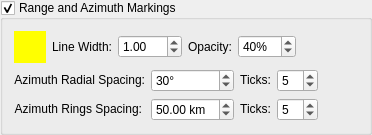
        <widget class="QGroupBox" name="rangeRingsVisible_" >
         <property name="sizePolicy" >
          <sizepolicy vsizetype="Preferred" hsizetype="Preferred" >
           <horstretch>0</horstretch>
           <verstretch>0</verstretch>
          </sizepolicy>
         </property>
         <property name="title" >
          <string>Range and Azimuth Markings</string>
         </property>
         <property name="checkable" >
          <bool>true</bool>
         </property>
         <property name="checked" >
          <bool>true</bool>
         </property>
         <layout class="QVBoxLayout" >
          <item>
           <layout class="QHBoxLayout" >
            <item>
             <widget class="SideCar::GUI::ColorButtonWidget" name="rangeRingsColor_" >
              <property name="sizePolicy" >
               <sizepolicy vsizetype="Fixed" hsizetype="Fixed" >
                <horstretch>0</horstretch>
                <verstretch>0</verstretch>
               </sizepolicy>
              </property>
              <property name="minimumSize" >
               <size>
                <width>32</width>
                <height>32</height>
               </size>
              </property>
              <property name="maximumSize" >
               <size>
                <width>32</width>
                <height>32</height>
               </size>
              </property>
              <property name="palette" >
               <palette>
                <active>
                 <colorrole role="WindowText" >
                  <brush brushstyle="SolidPattern" >
                   <color alpha="255" >
                    <red>0</red>
                    <green>0</green>
                    <blue>0</blue>
                   </color>
                  </brush>
                 </colorrole>
                 <colorrole role="Button" >
                  <brush brushstyle="SolidPattern" >
                   <color alpha="255" >
                    <red>255</red>
                    <green>255</green>
                    <blue>0</blue>
                   </color>
                  </brush>
                 </colorrole>
                 <colorrole role="Light" >
                  <brush brushstyle="SolidPattern" >
                   <color alpha="255" >
                    <red>255</red>
                    <green>255</green>
                    <blue>127</blue>
                   </color>
                  </brush>
                 </colorrole>
                 <colorrole role="Midlight" >
                  <brush brushstyle="SolidPattern" >
                   <color alpha="255" >
                    <red>255</red>
                    <green>255</green>
                    <blue>63</blue>
                   </color>
                  </brush>
                 </colorrole>
                 <colorrole role="Dark" >
                  <brush brushstyle="SolidPattern" >
                   <color alpha="255" >
                    <red>127</red>
                    <green>127</green>
                    <blue>0</blue>
                   </color>
                  </brush>
                 </colorrole>
                 <colorrole role="Mid" >
                  <brush brushstyle="SolidPattern" >
                   <color alpha="255" >
                    <red>170</red>
                    <green>170</green>
                    <blue>0</blue>
                   </color>
                  </brush>
                 </colorrole>
                 <colorrole role="Text" >
                  <brush brushstyle="SolidPattern" >
                   <color alpha="255" >
                    <red>0</red>
                    <green>0</green>
                    <blue>0</blue>
                   </color>
                  </brush>
                 </colorrole>
                 <colorrole role="BrightText" >
                  <brush brushstyle="SolidPattern" >
                   <color alpha="255" >
                    <red>255</red>
                    <green>255</green>
                    <blue>255</blue>
                   </color>
                  </brush>
                 </colorrole>
                 <colorrole role="ButtonText" >
                  <brush brushstyle="SolidPattern" >
                   <color alpha="255" >
                    <red>0</red>
                    <green>0</green>
                    <blue>0</blue>
                   </color>
                  </brush>
                 </colorrole>
                 <colorrole role="Base" >
                  <brush brushstyle="SolidPattern" >
                   <color alpha="255" >
                    <red>255</red>
                    <green>255</green>
                    <blue>255</blue>
                   </color>
                  </brush>
                 </colorrole>
                 <colorrole role="Window" >
                  <brush brushstyle="SolidPattern" >
                   <color alpha="255" >
                    <red>255</red>
                    <green>255</green>
                    <blue>0</blue>
                   </color>
                  </brush>
                 </colorrole>
                 <colorrole role="Shadow" >
                  <brush brushstyle="SolidPattern" >
                   <color alpha="255" >
                    <red>0</red>
                    <green>0</green>
                    <blue>0</blue>
                   </color>
                  </brush>
                 </colorrole>
                 <colorrole role="AlternateBase" >
                  <brush brushstyle="SolidPattern" >
                   <color alpha="255" >
                    <red>255</red>
                    <green>255</green>
                    <blue>127</blue>
                   </color>
                  </brush>
                 </colorrole>
                </active>
                <inactive>
                 <colorrole role="WindowText" >
                  <brush brushstyle="SolidPattern" >
                   <color alpha="255" >
                    <red>0</red>
                    <green>0</green>
                    <blue>0</blue>
                   </color>
                  </brush>
                 </colorrole>
                 <colorrole role="Button" >
                  <brush brushstyle="SolidPattern" >
                   <color alpha="255" >
                    <red>255</red>
                    <green>255</green>
                    <blue>0</blue>
                   </color>
                  </brush>
                 </colorrole>
                 <colorrole role="Light" >
                  <brush brushstyle="SolidPattern" >
                   <color alpha="255" >
                    <red>255</red>
                    <green>255</green>
                    <blue>127</blue>
                   </color>
                  </brush>
                 </colorrole>
                 <colorrole role="Midlight" >
                  <brush brushstyle="SolidPattern" >
                   <color alpha="255" >
                    <red>255</red>
                    <green>255</green>
                    <blue>63</blue>
                   </color>
                  </brush>
                 </colorrole>
                 <colorrole role="Dark" >
                  <brush brushstyle="SolidPattern" >
                   <color alpha="255" >
                    <red>127</red>
                    <green>127</green>
                    <blue>0</blue>
                   </color>
                  </brush>
                 </colorrole>
                 <colorrole role="Mid" >
                  <brush brushstyle="SolidPattern" >
                   <color alpha="255" >
                    <red>170</red>
                    <green>170</green>
                    <blue>0</blue>
                   </color>
                  </brush>
                 </colorrole>
                 <colorrole role="Text" >
                  <brush brushstyle="SolidPattern" >
                   <color alpha="255" >
                    <red>0</red>
                    <green>0</green>
                    <blue>0</blue>
                   </color>
                  </brush>
                 </colorrole>
                 <colorrole role="BrightText" >
                  <brush brushstyle="SolidPattern" >
                   <color alpha="255" >
                    <red>255</red>
                    <green>255</green>
                    <blue>255</blue>
                   </color>
                  </brush>
                 </colorrole>
                 <colorrole role="ButtonText" >
                  <brush brushstyle="SolidPattern" >
                   <color alpha="255" >
                    <red>0</red>
                    <green>0</green>
                    <blue>0</blue>
                   </color>
                  </brush>
                 </colorrole>
                 <colorrole role="Base" >
                  <brush brushstyle="SolidPattern" >
                   <color alpha="255" >
                    <red>255</red>
                    <green>255</green>
                    <blue>255</blue>
                   </color>
                  </brush>
                 </colorrole>
                 <colorrole role="Window" >
                  <brush brushstyle="SolidPattern" >
                   <color alpha="255" >
                    <red>255</red>
                    <green>255</green>
                    <blue>0</blue>
                   </color>
                  </brush>
                 </colorrole>
                 <colorrole role="Shadow" >
                  <brush brushstyle="SolidPattern" >
                   <color alpha="255" >
                    <red>0</red>
                    <green>0</green>
                    <blue>0</blue>
                   </color>
                  </brush>
                 </colorrole>
                 <colorrole role="AlternateBase" >
                  <brush brushstyle="SolidPattern" >
                   <color alpha="255" >
                    <red>255</red>
                    <green>255</green>
                    <blue>127</blue>
                   </color>
                  </brush>
                 </colorrole>
                </inactive>
                <disabled>
                 <colorrole role="WindowText" >
                  <brush brushstyle="SolidPattern" >
                   <color alpha="255" >
                    <red>127</red>
                    <green>127</green>
                    <blue>0</blue>
                   </color>
                  </brush>
                 </colorrole>
                 <colorrole role="Button" >
                  <brush brushstyle="SolidPattern" >
                   <color alpha="255" >
                    <red>255</red>
                    <green>255</green>
                    <blue>0</blue>
                   </color>
                  </brush>
                 </colorrole>
                 <colorrole role="Light" >
                  <brush brushstyle="SolidPattern" >
                   <color alpha="255" >
                    <red>255</red>
                    <green>255</green>
                    <blue>127</blue>
                   </color>
                  </brush>
                 </colorrole>
                 <colorrole role="Midlight" >
                  <brush brushstyle="SolidPattern" >
                   <color alpha="255" >
                    <red>255</red>
                    <green>255</green>
                    <blue>63</blue>
                   </color>
                  </brush>
                 </colorrole>
                 <colorrole role="Dark" >
                  <brush brushstyle="SolidPattern" >
                   <color alpha="255" >
                    <red>127</red>
                    <green>127</green>
                    <blue>0</blue>
                   </color>
                  </brush>
                 </colorrole>
                 <colorrole role="Mid" >
                  <brush brushstyle="SolidPattern" >
                   <color alpha="255" >
                    <red>170</red>
                    <green>170</green>
                    <blue>0</blue>
                   </color>
                  </brush>
                 </colorrole>
                 <colorrole role="Text" >
                  <brush brushstyle="SolidPattern" >
                   <color alpha="255" >
                    <red>127</red>
                    <green>127</green>
                    <blue>0</blue>
                   </color>
                  </brush>
                 </colorrole>
                 <colorrole role="BrightText" >
                  <brush brushstyle="SolidPattern" >
                   <color alpha="255" >
                    <red>255</red>
                    <green>255</green>
                    <blue>255</blue>
                   </color>
                  </brush>
                 </colorrole>
                 <colorrole role="ButtonText" >
                  <brush brushstyle="SolidPattern" >
                   <color alpha="255" >
                    <red>127</red>
                    <green>127</green>
                    <blue>0</blue>
                   </color>
                  </brush>
                 </colorrole>
                 <colorrole role="Base" >
                  <brush brushstyle="SolidPattern" >
                   <color alpha="255" >
                    <red>255</red>
                    <green>255</green>
                    <blue>0</blue>
                   </color>
                  </brush>
                 </colorrole>
                 <colorrole role="Window" >
                  <brush brushstyle="SolidPattern" >
                   <color alpha="255" >
                    <red>255</red>
                    <green>255</green>
                    <blue>0</blue>
                   </color>
                  </brush>
                 </colorrole>
                 <colorrole role="Shadow" >
                  <brush brushstyle="SolidPattern" >
                   <color alpha="255" >
                    <red>0</red>
                    <green>0</green>
                    <blue>0</blue>
                   </color>
                  </brush>
                 </colorrole>
                 <colorrole role="AlternateBase" >
                  <brush brushstyle="SolidPattern" >
                   <color alpha="255" >
                    <red>255</red>
                    <green>255</green>
                    <blue>0</blue>
                   </color>
                  </brush>
                 </colorrole>
                </disabled>
               </palette>
              </property>
              <property name="autoFillBackground" >
               <bool>true</bool>
              </property>
              <property name="autoDefault" >
               <bool>false</bool>
              </property>
              <property name="flat" >
               <bool>true</bool>
              </property>
             </widget>
            </item>
            <item>
             <widget class="QLabel" name="label_20" >
              <property name="text" >
               <string>Line Width:</string>
              </property>
              <property name="alignment" >
               <set>Qt::AlignRight|Qt::AlignTrailing|Qt::AlignVCenter</set>
              </property>
             </widget>
            </item>
            <item>
             <widget class="QDoubleSpinBox" name="rangeRingsLineWidth_" >
              <property name="keyboardTracking" >
               <bool>false</bool>
              </property>
              <property name="minimum" >
               <double>0.100000000000000</double>
              </property>
              <property name="maximum" >
               <double>100.000000000000000</double>
              </property>
              <property name="singleStep" >
               <double>0.100000000000000</double>
              </property>
              <property name="value" >
               <double>1.000000000000000</double>
              </property>
             </widget>
            </item>
            <item>
             <widget class="QLabel" name="label_24" >
              <property name="text" >
               <string>Opacity:</string>
              </property>
              <property name="alignment" >
               <set>Qt::AlignRight|Qt::AlignTrailing|Qt::AlignVCenter</set>
              </property>
             </widget>
            </item>
            <item>
             <widget class="QSpinBox" name="rangeRingsOpacity_" >
              <property name="keyboardTracking" >
               <bool>false</bool>
              </property>
              <property name="suffix" >
               <string>%</string>
              </property>
              <property name="maximum" >
               <number>100</number>
              </property>
              <property name="value" >
               <number>40</number>
              </property>
             </widget>
            </item>
            <item>
             <spacer>
              <property name="orientation" >
               <enum>Qt::Horizontal</enum>
              </property>
              <property name="sizeHint" stdset="0" >
               <size>
                <width>40</width>
                <height>20</height>
               </size>
              </property>
             </spacer>
            </item>
           </layout>
          </item>
          <item>
           <layout class="QHBoxLayout" >
            <item>
             <layout class="QGridLayout" >
              <item row="0" column="0" >
               <widget class="QLabel" name="label_32" >
                <property name="sizePolicy" >
                 <sizepolicy vsizetype="Fixed" hsizetype="Fixed" >
                  <horstretch>0</horstretch>
                  <verstretch>0</verstretch>
                 </sizepolicy>
                </property>
                <property name="text" >
                 <string>Azimuth Radial Spacing:</string>
                </property>
                <property name="alignment" >
                 <set>Qt::AlignRight|Qt::AlignTrailing|Qt::AlignVCenter</set>
                </property>
               </widget>
              </item>
              <item row="0" column="1" >
               <widget class="QSpinBox" name="rangeRingsAzimuthMajor_" >
                <property name="keyboardTracking" >
                 <bool>false</bool>
                </property>
                <property name="suffix" >
                 <string>°</string>
                </property>
                <property name="minimum" >
                 <number>5</number>
                </property>
                <property name="maximum" >
                 <number>45</number>
                </property>
                <property name="singleStep" >
                 <number>5</number>
                </property>
                <property name="value" >
                 <number>30</number>
                </property>
               </widget>
              </item>
              <item row="0" column="2" >
               <widget class="QLabel" name="label_33" >
                <property name="sizePolicy" >
                 <sizepolicy vsizetype="Fixed" hsizetype="Fixed" >
                  <horstretch>0</horstretch>
                  <verstretch>0</verstretch>
                 </sizepolicy>
                </property>
                <property name="text" >
                 <string>Ticks:</string>
                </property>
                <property name="alignment" >
                 <set>Qt::AlignRight|Qt::AlignTrailing|Qt::AlignVCenter</set>
                </property>
               </widget>
              </item>
              <item row="0" column="3" >
               <widget class="QSpinBox" name="rangeRingsAzimuthMinor_" >
                <property name="keyboardTracking" >
                 <bool>false</bool>
                </property>
                <property name="maximum" >
                 <number>25</number>
                </property>
                <property name="value" >
                 <number>5</number>
                </property>
               </widget>
              </item>
              <item row="1" column="0" >
               <widget class="QLabel" name="label_7" >
                <property name="sizePolicy" >
                 <sizepolicy vsizetype="Fixed" hsizetype="Fixed" >
                  <horstretch>0</horstretch>
                  <verstretch>0</verstretch>
                 </sizepolicy>
                </property>
                <property name="text" >
                 <string>Azimuth Rings Spacing:</string>
                </property>
                <property name="alignment" >
                 <set>Qt::AlignRight|Qt::AlignTrailing|Qt::AlignVCenter</set>
                </property>
               </widget>
              </item>
              <item row="1" column="1" >
               <widget class="QDoubleSpinBox" name="rangeRingsRangeMajor_" >
                <property name="keyboardTracking" >
                 <bool>false</bool>
                </property>
                <property name="suffix" >
                 <string> km</string>
                </property>
                <property name="minimum" >
                 <double>1.000000000000000</double>
                </property>
                <property name="maximum" >
                 <double>150.000000000000000</double>
                </property>
                <property name="singleStep" >
                 <double>10.000000000000000</double>
                </property>
                <property name="value" >
                 <double>50.000000000000000</double>
                </property>
               </widget>
              </item>
              <item row="1" column="2" >
               <widget class="QLabel" name="label_31" >
                <property name="sizePolicy" >
                 <sizepolicy vsizetype="Fixed" hsizetype="Fixed" >
                  <horstretch>0</horstretch>
                  <verstretch>0</verstretch>
                 </sizepolicy>
                </property>
                <property name="text" >
                 <string>Ticks:</string>
                </property>
                <property name="alignment" >
                 <set>Qt::AlignRight|Qt::AlignTrailing|Qt::AlignVCenter</set>
                </property>
               </widget>
              </item>
              <item row="1" column="3" >
               <widget class="QSpinBox" name="rangeRingsRangeMinor_" >
                <property name="keyboardTracking" >
                 <bool>false</bool>
                </property>
                <property name="maximum" >
                 <number>25</number>
                </property>
                <property name="value" >
                 <number>5</number>
                </property>
               </widget>
              </item>
             </layout>
            </item>
            <item>
             <spacer>
              <property name="orientation" >
               <enum>Qt::Horizontal</enum>
              </property>
              <property name="sizeHint" stdset="0" >
               <size>
                <width>40</width>
                <height>20</height>
               </size>
              </property>
             </spacer>
            </item>
           </layout>
          </item>
         </layout>
        </widget>
